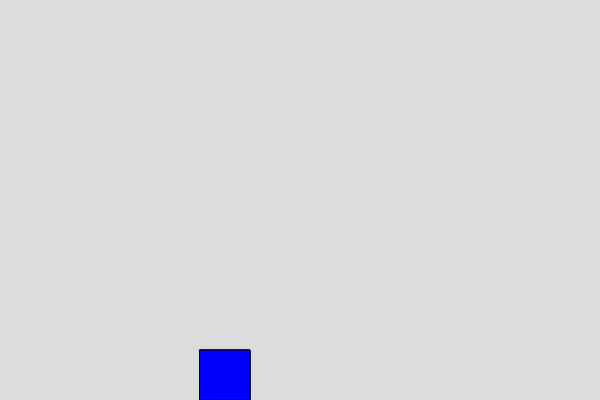
Frame 1 (no input)
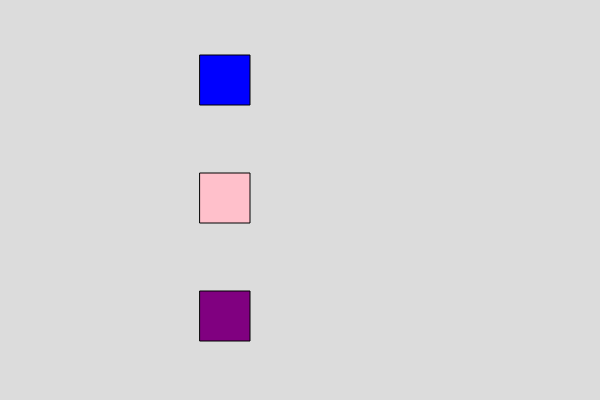
Frame 60 (no input)
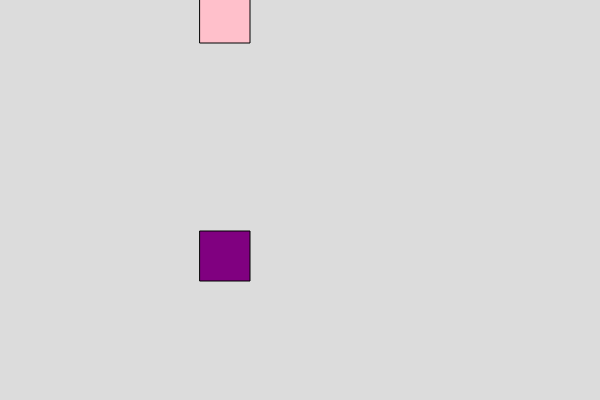
Frame 120 (the mouse pressed at the canvas centre since frame 60)

The p5.js sketch that drew these frames (run headless with seeded random() and noise() and a simulated clock; from frame 60 on, the mouse is pressed at the canvas centre):

// p5.js sketch
// ── sketch.js

var box1;

function setup() {
  createCanvas(600, 400);
  box1=new Box()
  box2=new Box()
  box3=new Box()
}

function draw() {
  background(220);
  fill ("purple")
  box1.show()
  box1.moveup(1)
  fill ("pink")
  box2.show()
  box2.moveup(3)
  fill ("blue")
  box3.show()
  box3.moveup(5)

}


// ── Box.js
class Box
  {
    constructor()
    {
      this.x =200;
      this.y = 350;
      this.w = 50;
      this.h = 50;
    }
    
    show()
    {
      rect(this.x,this.y,this.w,this.h)
    }
    
    //write function to set the width of the box
    moveup(v){
      this.y=this.y-v
    }

  }

  
